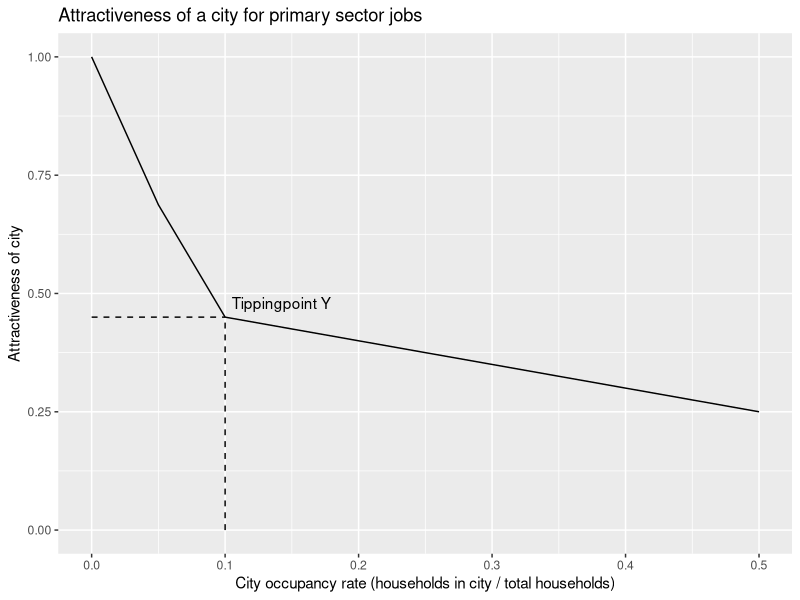
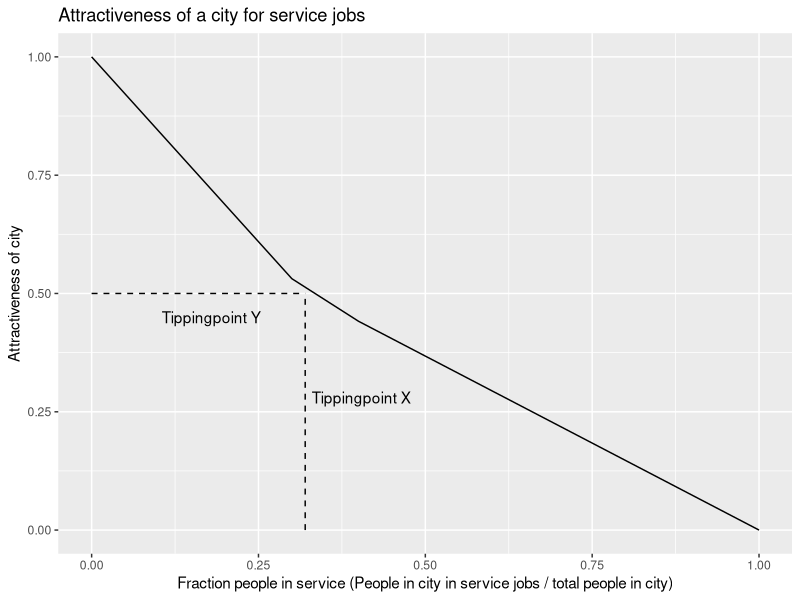
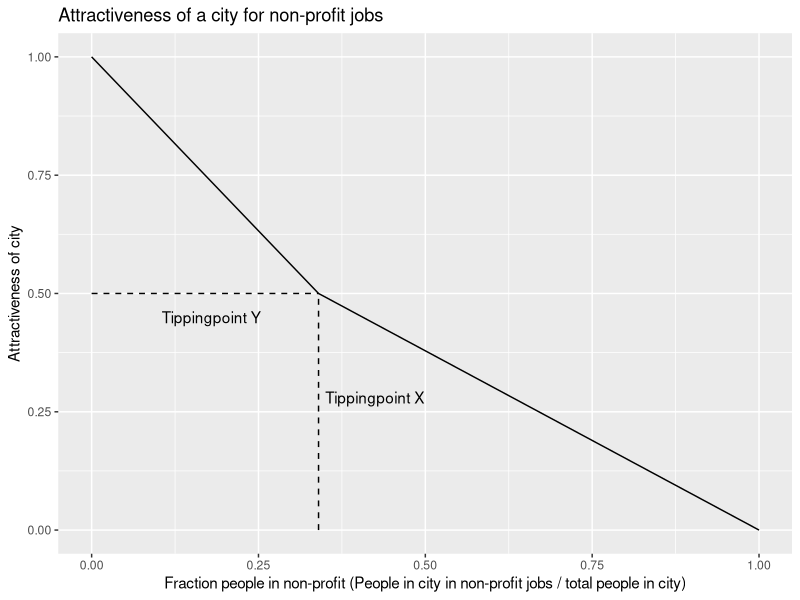
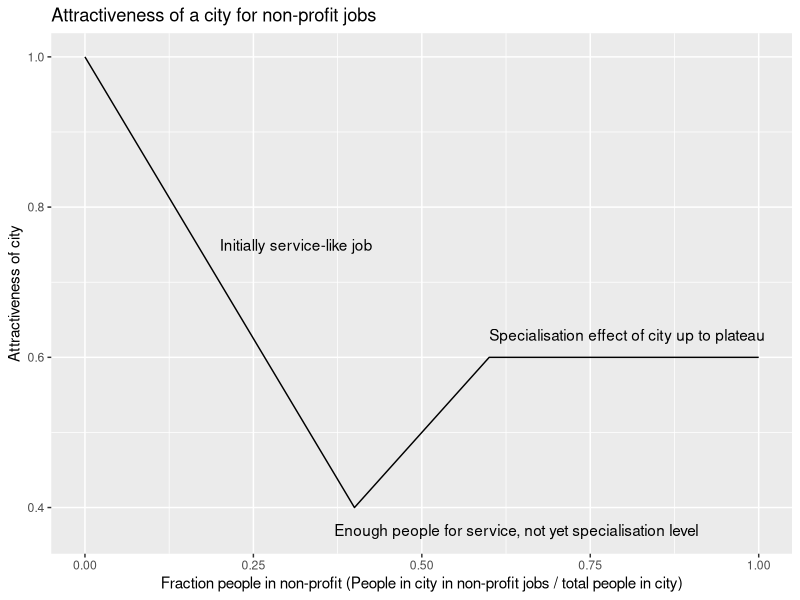
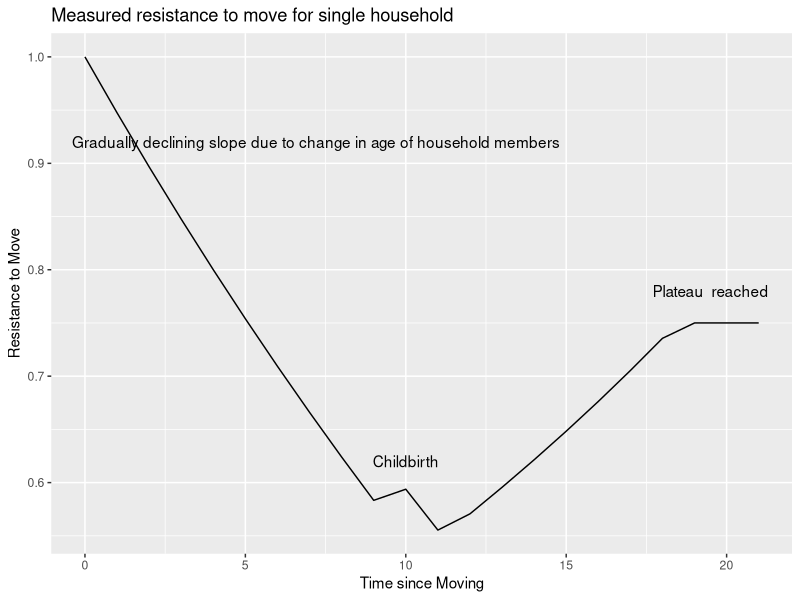
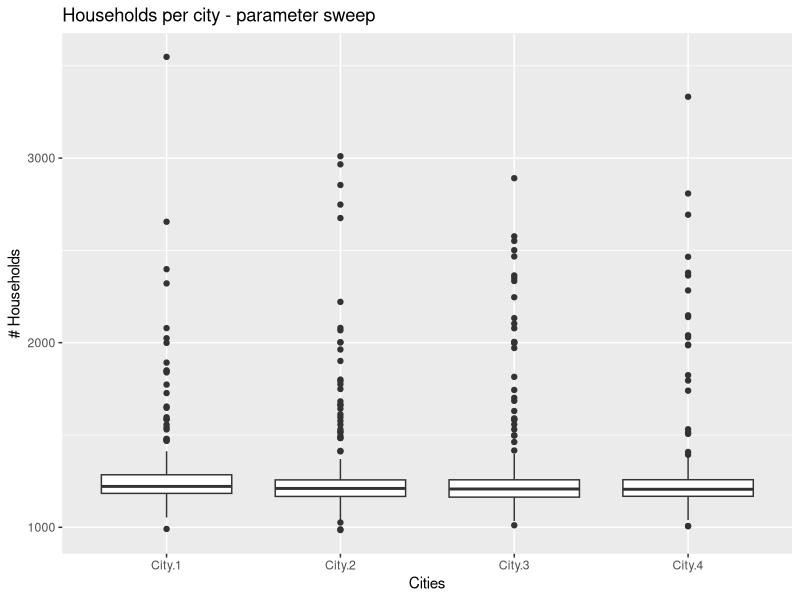
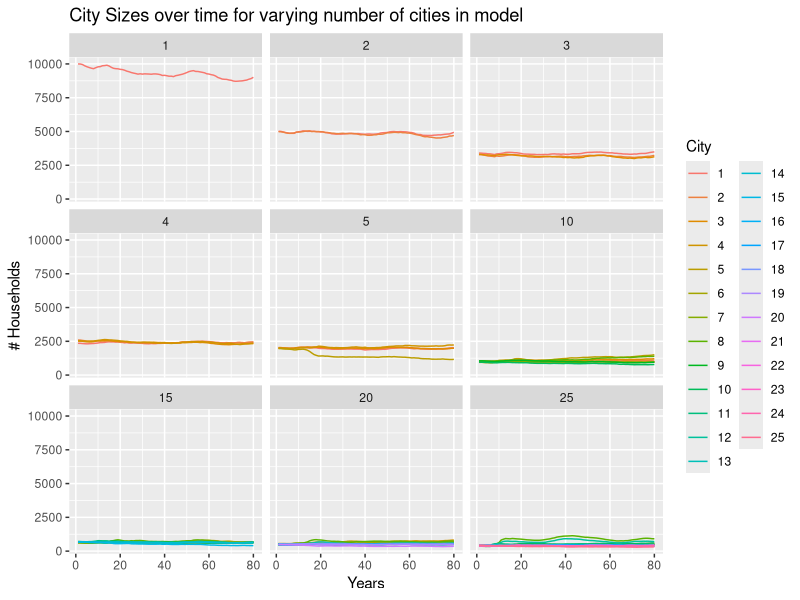
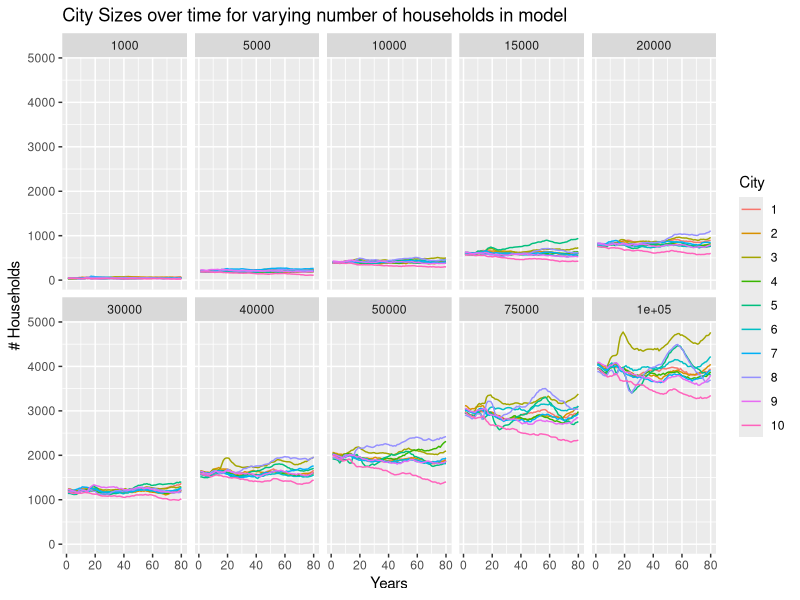

These figures' R source, in order:
if(!require(reshape2)) install.packages("reshape2")
require(reshape2)
if(!require(ggplot2)) install.packages("ggplot2")
require(ggplot2)

# Build plot for job 1 and 2 attractiveness
fractionHouseholdsInCity <- c(0, 0.05, 0.1, 0.15, 0.2, 0.25, 0.3, 0.35, 0.4, 0.45, 0.5)
jobAttractiveness <- c(1, 0.6875, 0.45, 0.425, 0.4, 0.375, 0.35, 0.325, 0.3, 0.275, 0.25)
job12 <- data.frame(fractionHouseholdsInCity, jobAttractiveness)
names(job12) <- c("Frac.households.in.city","job.attractiveness")

ggplot(data=job12, aes(x=Frac.households.in.city, y=job.attractiveness)) + 
    geom_line() +
    xlab("City occupancy rate (households in city / total households)") +
    ylab("Attractiveness of city") +
    ggtitle("Attractiveness of a city for primary sector jobs") +
    annotate("segment", x = 0.1, xend = 0.1, y = 0, yend = 0.45,
           colour = "black", linetype=2) + 
    annotate("segment", x = 0, xend = 0.1, y = 0.45, yend = 0.45,
             colour = "black", linetype=2) + 
    annotate("text", hjust = 0, x = 0.105, y = 0.48, label = "Tippingpoint Y")


# Build plot for job 3 attractiveness
fractionHouseholdsInCity <- c(0,0.1,0.2,0.3,0.4,0.5,0.6,0.7,0.8,0.9,1)
jobAttractiveness <- c(1, 0.84375, 0.6875, 0.53125, 0.441176471, 0.367647059, 0.294117647, 0.220588235, 0.147058824, 0.073529412, 0)
job3 <- data.frame(fractionHouseholdsInCity, jobAttractiveness)
names(job3) <- c("Frac.people.in.service","job.attractiveness")

ggplot(data=job3, aes(x=Frac.people.in.service, y=job.attractiveness)) + 
    geom_line() +
    xlab("Fraction people in service (People in city in service jobs / total people in city)") +
    ylab("Attractiveness of city") +
    ggtitle("Attractiveness of a city for service jobs") +
    annotate("segment", x = 0.32, xend = 0.32, y = 0, yend = 0.5,
             colour = "black", linetype=2) + 
    annotate("segment", x = 0, xend = 0.32, y = 0.5, yend = 0.5,
             colour = "black", linetype=2) + 
    annotate("text", hjust = 0, x = 0.105, y = 0.45, label = "Tippingpoint Y") + 
    annotate("text", hjust = 0, x = 0.33, y = 0.28, label = "Tippingpoint X")

# Build plot for job 6 attractiveness
fractionHouseholdsInCity <- c(0,0.1,0.2,0.3,0.34,0.4,0.5,0.6,0.7,0.8,0.9,1)
jobAttractiveness <- c(1, 0.852941176, 0.705882353, 0.558823529, 0.5, 0.454545455, 0.378787879, 0.303030303, 0.227272727, 0.151515152, 0.075757576, 0)
job6 <- data.frame(fractionHouseholdsInCity, jobAttractiveness)
names(job6) <- c("Frac.people.in.non.profit","job.attractiveness")

ggplot(data=job6, aes(x=Frac.people.in.non.profit, y=job.attractiveness)) + 
    geom_line() +
    xlab("Fraction people in non-profit (People in city in non-profit jobs / total people in city)") +
    ylab("Attractiveness of city") +
    ggtitle("Attractiveness of a city for non-profit jobs") +
    annotate("segment", x = 0.34, xend = 0.34, y = 0, yend = 0.5,
             colour = "black", linetype=2) + 
    annotate("segment", x = 0, xend = 0.34, y = 0.5, yend = 0.5,
             colour = "black", linetype=2) + 
    annotate("text", hjust = 0, x = 0.105, y = 0.45, label = "Tippingpoint Y") + 
    annotate("text", hjust = 0, x = 0.35, y = 0.28, label = "Tippingpoint X")


# Build plot for job 4 and 5 attractiveness
fractionHouseholdsInCity <- c(0,0.1,0.2,0.3,0.4,0.5,0.6,0.7,0.8,0.9,1)
jobAttractiveness <- c(1, 0.85, 0.7, 0.55, 0.4, 0.5, 0.6, 0.6, 0.6, 0.6, 0.6 )
job45 <- data.frame(fractionHouseholdsInCity, jobAttractiveness)
names(job45) <- c("Frac.people.in.finance.it","job.attractiveness")

ggplot(data=job45, aes(x=Frac.people.in.finance.it, y=job.attractiveness)) + 
    geom_line() +
    xlab("Fraction people in non-profit (People in city in non-profit jobs / total people in city)") +
    ylab("Attractiveness of city") +
    ggtitle("Attractiveness of a city for non-profit jobs") +
    annotate("text", hjust = 0, x = 0.2, y = 0.75, label = "Initially service-like job") + 
    annotate("text", hjust = 0, x = 0.37, y = 0.37, label = "Enough people for service, not yet specialisation level") + 
    annotate("text", hjust = 0, x = 0.6, y = 0.63, label = "Specialisation effect of city up to plateau")


# Build a scatter plot of the city sizes
plotCitySize <- function(row){
    city.sizes <- sort(c(row$City.5, row$City.4, row$City.3, row$City.2, row$City.1), decreasing=T)
    plot(city.sizes)
    
}

# Build plot for resistance-to-move verification
results <- read.csv("rtm-verification-results.csv")
ggplot(data=results, aes(x=Time.since.moving, y=Resistence.to.move)) + 
    geom_line() +
    xlab("Time since Moving") +
    ylab("Resistance to Move") +
    ggtitle("Measured resistance to move for single household") +
    annotate("text", x = 7.2, y = 0.92, label = "Gradually declining slope due to change in age of household members") +
    annotate("text", x = 10, y = 0.62, label = "Childbirth") + 
    annotate("text", x = 19.5, y = 0.78, label = "Plateau  reached")


# Boxplot for showing overall city distribution after parameter  sweep
results <- read.csv("EMA-narrow-results.csv")
dfm <- melt(results, measure.vars=c('City.1','City.2','City.3','City.4','City.5'))
dfm <- dfm[dfm$variable != "City.5", ]
p <- ggplot(dfm, aes(factor(variable), value))
p + geom_boxplot() + 
    xlab("Cities") + 
    ylab("# Households") + 
    ggtitle("Households per city - parameter sweep")



# Faceted line chart for showing results for different number of cities
results <- read.csv("EV-testing-cities-results.csv")
results <- cbind(rep(0:25, 24), results)
names(results)[names(results) == 'rep(0:25, 24)'] <- 'City'
results <- results[results$noOfCities %in% c(1, 2, 3, 4, 5, 10, 15, 20, 25), ]
results <- results[results$City != 0, ]
results <- results[results$X1 != 0, ]


results$City <- as.factor(results$City)
results <- results[order(results$noOfCities),]
results$noOfCities <- round(results$noOfCities)
dfm <- melt(results[, c(1, 3, 42:121)], id.vars=c("City", "noOfCities"))


ggplot(dfm[dfm$City != 0, ], aes(x=as.numeric(variable), y=value, colour=City)) + 
    geom_line() + 
    xlab("Years") + 
    ylab("# Households") + 
    ggtitle("City Sizes over time for varying number of cities in model") +
    facet_wrap( ~ noOfCities, ncol=3)

   
# Faceted line chart for showing results for different number of households
results <- read.csv("EV-testing-households-results.csv")
#names(results)[names(results) == 'rep.0.5..9.'] <- 'City'
results <- results[results$City != 0, ]
results <- results[results$X1 != 0, ]

results$City <- as.factor(results$City)
results <- results[order(results$noOfHouseholds),]
results$noOfHouseholds <- round(results$noOfHouseholds)

dfm <- melt(results[, c(1, 4, 42:121)], id.vars=c("City", "noOfHouseholds"))
   
    
ggplot(dfm[dfm$City != 0, ], aes(x=as.numeric(variable), y=value, colour=City)) + 
    geom_line() + 
    xlab("Years") + 
    ylab("# Households") + 
    ggtitle("City Sizes over time for varying number of households in model") +
    facet_wrap( ~ noOfHouseholds, ncol=5)